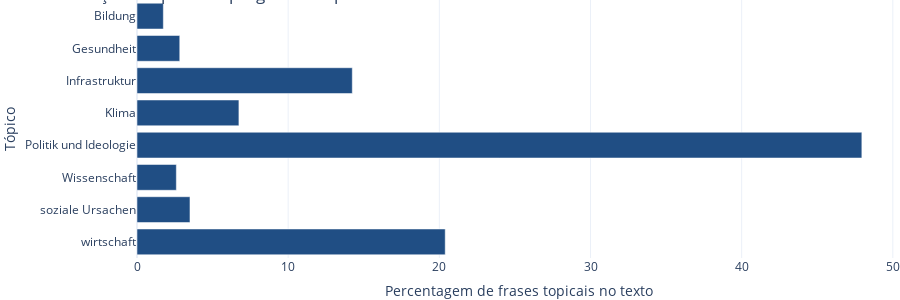

Notebook source saved alongside this figure:
### Code cell
plot_topical_presence(
    sentences, 
    topics, 
    title=f"Presença de Topics no programa do partido {selected_party.upper()}",
    color=party_data[selected_party]["color"],
)

### Figure 1 — Plotly figure (JSON) as saved in the notebook; plotly's stock layout.template omitted (floating-point values rounded to 4 significant figures)
{"data": [{"alignmentgroup": "True", "hovertemplate": "sentence_percentage=%{x}<br>topic=%{y}<extra></extra>", "legendgroup": "", "marker": {"color": "#204E84", "pattern": {"shape": ""}}, "name": "", "offsetgroup": "", "orientation": "h", "showlegend": false, "textposition": "auto", "type": "bar", "x": [1.742, 2.828, 14.24, 6.742, 47.95, 2.602, 3.504, 20.39], "xaxis": "x", "y": ["Bildung", "Gesundheit", "Infrastruktur", "Klima", "Politik und Ideologie", "Wissenschaft", "soziale Ursachen", "wirtschaft"], "yaxis": "y"}], "layout": {"barmode": "relative", "height": 300, "legend": {"tracegroupgap": 0}, "margin": {"b": 0, "l": 0, "pad": 0, "r": 0, "t": 0}, "title": {"text": "Presença de tópicos no programa do partido AFD"}, "xaxis": {"anchor": "y", "domain": [0, 1], "title": {"text": "Percentagem de frases topicais no texto"}}, "yaxis": {"anchor": "x", "categoryorder": "category descending", "domain": [0, 1], "title": {"text": "Tópico"}}}}
